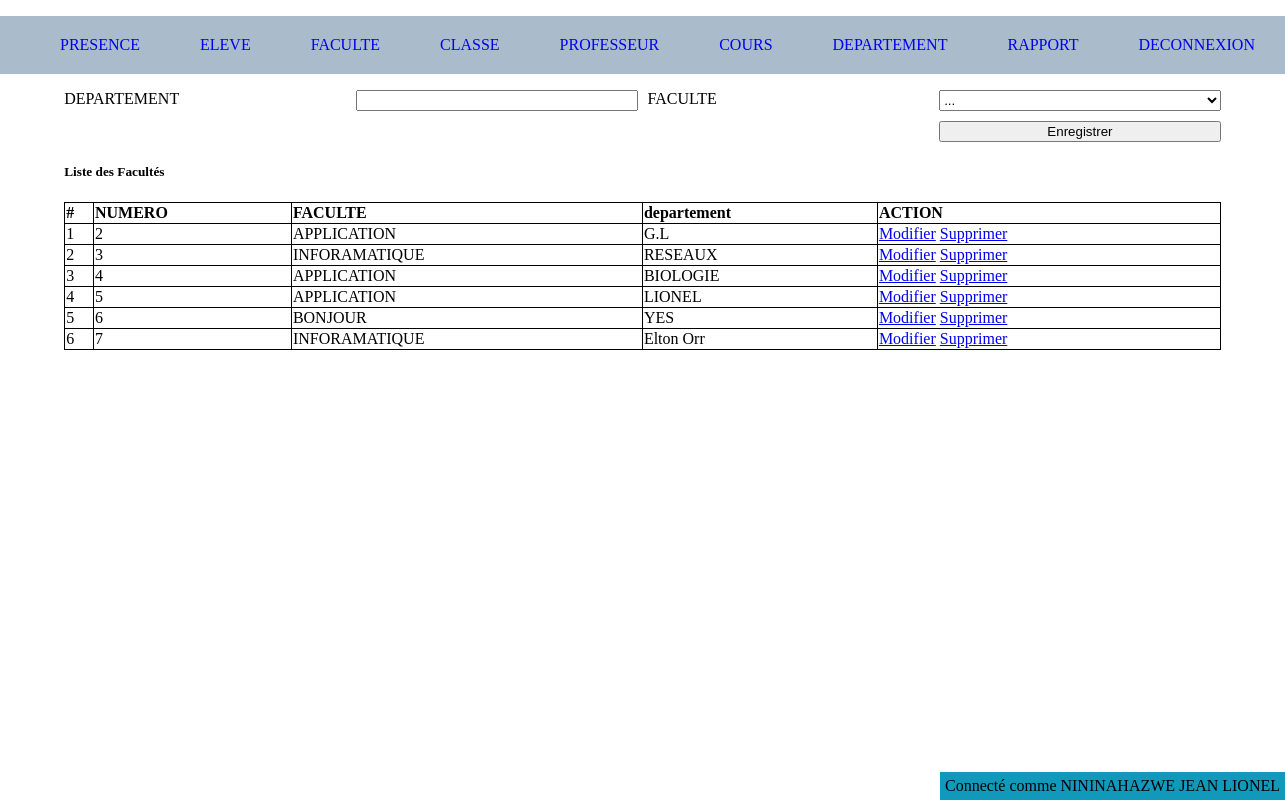
The app's page /departement.php (signed in) with its own data.
### tables this page shows
CREATE TABLE `departement` (
  `id` int(11) NOT NULL,
  `faculte_id` int(11) NOT NULL,
  `name` varchar(255) NOT NULL,
  `created_at` datetime NOT NULL DEFAULT CURRENT_TIMESTAMP
);

CREATE TABLE `faculte` (
  `id` int(11) NOT NULL,
  `name` varchar(255) NOT NULL,
  `created_at` datetime NOT NULL DEFAULT CURRENT_TIMESTAMP
);

### app/config.php (called while the page is built, shortened)
<?php
function getConnection(){
	try{
		$db = new PDO('mysql:host=localhost;dbname=guy_tp','jean','lion');
		 $db->setAttribute(PDO::ATTR_ERRMODE, PDO::ERRMODE_EXCEPTION);
	} catch(PDOException $e) {
	  echo "Error: " . $e->getMessage();
	  die($e);
	}
	return $db;
}
function selectAll($table){
	$query = "SELECT * FROM $table";
	$db = getConnection();
	$data = $db->query($query);
	return $data->fetchAll();
}
function selectById($table='articles', $id,$column = 'id'){
	$query = "SELECT * FROM $table WHERE $column =$id";
	$db = getConnection();
	$data = $db->query($query);
	return $data->fetchAll()[0] ?? null;
}

### departement.php (the view, shortened to what this page needs)
<?php
$departements = selectAll("departement");
  include "include/header.php";
?>
<div>
  <form action="" method="post">
    <div>
      <label for="">DEPARTEMENT</label>
      <input type="text" name="name"  value="<?= $departement_name ?? "" ?>"  required="">
      <label for="">FACULTE</label>
      <select name="faculte_id">
        <option value="">...</option>
      </select>
      <label for=""></label>
      <label for=""></label>
      <label for=""></label>
      <?php if(isset($departement_id)): ?>
      <input type="submit" name="update" value="Modifier">
    <?php else: ?>
       <input type="submit" name="save" value="Enregistrer">
    <?php endif ?>
    </div>
  </form>
  <div>
    <h5>Liste des Facultés</h5>
    <table>
      <thead>
        <tr>
          <th># </th>
          <th>NUMERO </th>
          <th>FACULTE</th>
          <th>departement</th>
          <th>ACTION</th>
        </tr>
      </thead>
      <tbody>
        <?php foreach ($departements  as $key => $value) : ?>
        <tr>
          <td><?= ++$key  ?></td>
          <td><?= $value['id'] ?></td>
          <td>
            <?=
              selectById('faculte', $value['faculte_id'])['name']
           ?>
           </td>
          <td><?= $value['name'] ?></td>
          <td>
            <a href="departement.php?action=modifier&&id=<?= $value['id'] ?>">Modifier</a>
            <a href="departement.php?action=delete&&id=<?= $value['id'] ?>" onclick="return confirm('êtes-vous sûr ?')">Supprimer</a>
          </td>
        </tr>
       <?php endforeach; ?>
      </tbody>
    </table>
  </div>
</div>
<?php
  include "include/footer.php";
?>

### asset/css/style.css (style rules this page uses)
body { margin: 0; padding: 0; font-family: inherit; }
table { border-collapse: collapse; width: 100%; text-align: left; }
form div { display: grid; grid-template-columns: repeat(4, 1fr); grid-gap: 10px; }
input[type="submit"] { cursor: pointer; }
th, td, tr, th { border: 1px solid black; }

### records on screen
departement: id "2", faculte.name "APPLICATION", name "G.L"
departement: id "3", faculte.name "INFORAMATIQUE", name "RESEAUX"
departement: id "4", faculte.name "APPLICATION", name "BIOLOGIE"
departement: id "5", faculte.name "APPLICATION", name "LIONEL"
departement: id "6", faculte.name "BONJOUR", name "YES"
departement: id "7", faculte.name "INFORAMATIQUE", name "Elton Orr"

### other values on screen
$_SESSION['user']['nom'] "NININAHAZWE"
$_SESSION['user']['prenom'] "JEAN LIONEL"
